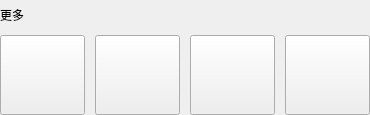
  <widget class="QWidget" name="middleWidget" native="true">
   <property name="geometry">
    <rect>
     <x>170</x>
     <y>585</y>
     <width>370</width>
     <height>115</height>
    </rect>
   </property>
   <widget class="QWidget" name="middleBtnWidget" native="true">
    <property name="geometry">
     <rect>
      <x>0</x>
      <y>35</y>
      <width>370</width>
      <height>80</height>
     </rect>
    </property>
    <layout class="QHBoxLayout" name="horizontalLayout">
     <property name="spacing">
      <number>10</number>
     </property>
     <property name="leftMargin">
      <number>0</number>
     </property>
     <property name="topMargin">
      <number>0</number>
     </property>
     <property name="rightMargin">
      <number>0</number>
     </property>
     <property name="bottomMargin">
      <number>0</number>
     </property>
     <item>
      <widget class="QPushButton" name="setBtn">
       <property name="minimumSize">
        <size>
         <width>85</width>
         <height>80</height>
        </size>
       </property>
       <property name="styleSheet">
        <string notr="true">QPushButton {border-image:url(:/icon/vm/dashboard/buttons/newButton/More/btn_sz_n.png)}QPushButton:pressed {border-image:url(:/icon/vm/dashboard/buttons/newButton/More/btn_sz_p.png)}QPushButton:checked {border-image:url(:/icon/vm/dashboard/buttons/newButton/More/btn_sz_s.png)}</string>
       </property>
       <property name="text">
        <string/>
       </property>
      </widget>
     </item>
     <item>
      <widget class="QPushButton" name="changeloadBtn">
       <property name="minimumSize">
        <size>
         <width>85</width>
         <height>80</height>
        </size>
       </property>
       <property name="styleSheet">
        <string notr="true">QPushButton {border-image:url(:/icon/vm/dashboard/buttons/newButton/More/btn_zhqh_n.png)}QPushButton:pressed {border-image:url(:/icon/vm/dashboard/buttons/newButton/More/btn_zhqh_p.png)}QPushButton:checked {border-image:url(:/icon/vm/dashboard/buttons/newButton/More/btn_zhqh_s.png)}</string>
       </property>
       <property name="text">
        <string/>
       </property>
      </widget>
     </item>
     <item>
      <widget class="QPushButton" name="tailgateBtn">
       <property name="minimumSize">
        <size>
         <width>85</width>
         <height>80</height>
        </size>
       </property>
       <property name="styleSheet">
        <string notr="true">QPushButton {border-image:url(:/icon/vm/dashboard/buttons/newButton/More/btn_wmkz_n.png)}QPushButton:pressed {border-image:url(:/icon/vm/dashboard/buttons/newButton/More/btn_wmkz_p.png)}QPushButton:checked {border-image:url(:/icon/vm/dashboard/buttons/newButton/More/btn_wmkz_s.png)}</string>
       </property>
       <property name="text">
        <string/>
       </property>
      </widget>
     </item>
     <item>
      <widget class="QPushButton" name="postureBtn">
       <property name="minimumSize">
        <size>
         <width>85</width>
         <height>80</height>
        </size>
       </property>
       <property name="styleSheet">
        <string notr="true">QPushButton {border-image:url(:/icon/vm/dashboard/buttons/newButton/More/btn_czkz_n.png)}QPushButton:pressed {border-image:url(:/icon/vm/dashboard/buttons/newButton/More/btn_czkz_p.png)}QPushButton:checked {border-image:url(:/icon/vm/dashboard/buttons/newButton/More/btn_czkz_s.png)}</string>
       </property>
       <property name="text">
        <string/>
       </property>
      </widget>
     </item>
    </layout>
   </widget>
   <widget class="QLabel" name="middleTittleLabel">
    <property name="geometry">
     <rect>
      <x>0</x>
      <y>0</y>
      <width>370</width>
      <height>30</height>
     </rect>
    </property>
    <property name="text">
     <string>更多</string>
    </property>
   </widget>
  </widget>
